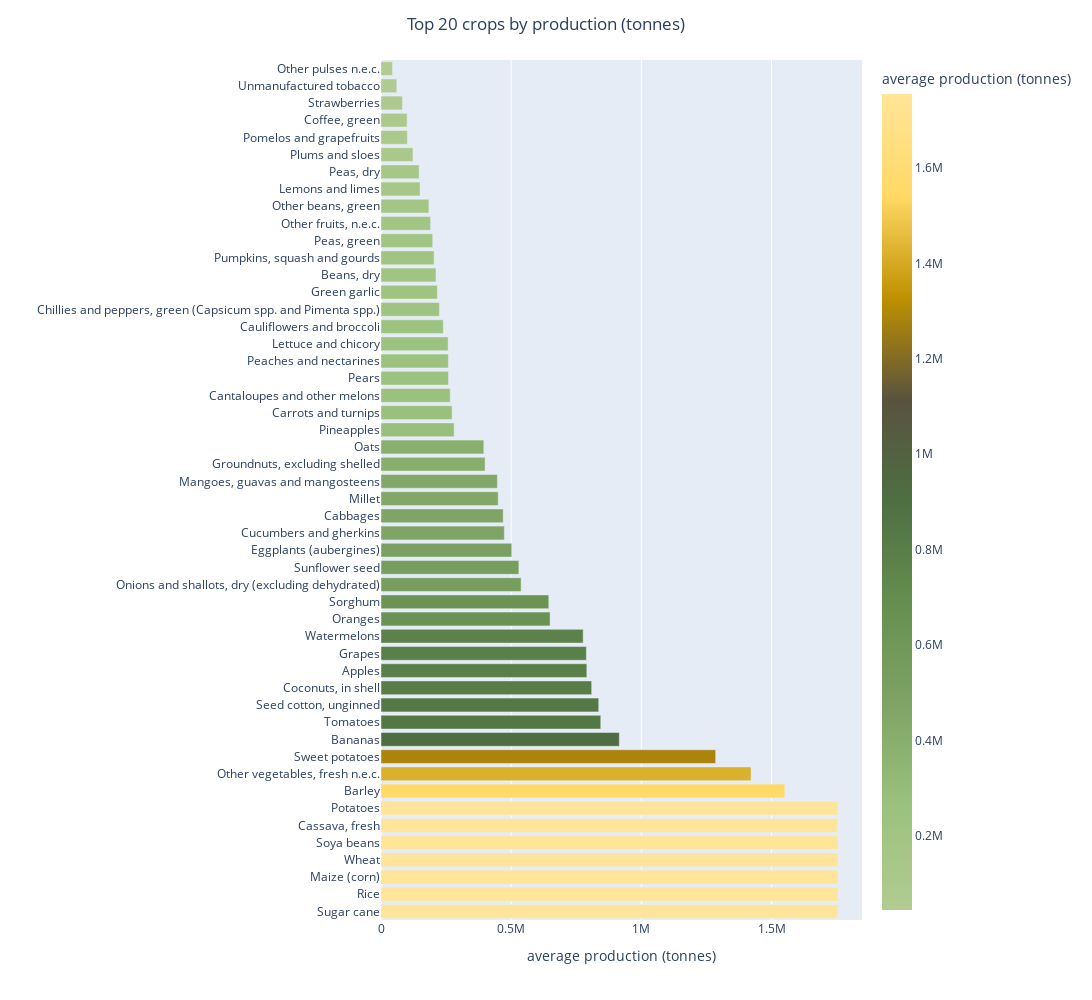

This figure's notebook cell:
### Code cell
fig = px.bar(crops_byproduction, x='production_tonnes', y='Crop', color='production_tonnes', color_continuous_scale=agro)
fig.update_layout(height=1000, width=1500, title_text="Top 20 crops by production (tonnes)", title_x=0.5,xaxis_title='average production (tonnes)',yaxis_title = '',
                  coloraxis_colorbar_title='average production (tonnes)')

### Figure 1 — Plotly figure (JSON) as saved in the notebook; plotly's stock layout.template omitted (floating-point values rounded to 4 significant figures)
{"data": [{"alignmentgroup": "True", "hovertemplate": "production_tonnes=%{marker.color}<br>Crop=%{y}<extra></extra>", "legendgroup": "", "marker": {"color": [1755000.0, 1755000.0, 1755000.0, 1755000.0, 1755000.0, 1755000.0, 1755000.0, 1551000.0, 1421000.0, 1285000.0, 915300.0, 844000.0, 836300.0, 809200.0, 790600.0, 788800.0, 776500.0, 649400.0, 644500.0, 538100.0, 529600.0, 502200.0, 473800.0, 469300.0, 450200.0, 447000.0, 399800.0, 394900.0, 280900.0, 273000.0, 265900.0, 259100.0, 258700.0, 257800.0, 239200.0, 224300.0, 216500.0, 211100.0, 203900.0, 198600.0, 190400.0, 183900.0, 150100.0, 146400.0, 122700.0, 101300.0, 100100.0, 82290.0, 60760.0, 44250.0], "coloraxis": "coloraxis", "pattern": {"shape": ""}}, "name": "", "offsetgroup": "", "orientation": "h", "showlegend": false, "textposition": "auto", "type": "bar", "x": [1755000.0, 1755000.0, 1755000.0, 1755000.0, 1755000.0, 1755000.0, 1755000.0, 1551000.0, 1421000.0, 1285000.0, 915300.0, 844000.0, 836300.0, 809200.0, 790600.0, 788800.0, 776500.0, 649400.0, 644500.0, 538100.0, 529600.0, 502200.0, 473800.0, 469300.0, 450200.0, 447000.0, 399800.0, 394900.0, 280900.0, 273000.0, 265900.0, 259100.0, 258700.0, 257800.0, 239200.0, 224300.0, 216500.0, 211100.0, 203900.0, 198600.0, 190400.0, 183900.0, 150100.0, 146400.0, 122700.0, 101300.0, 100100.0, 82290.0, 60760.0, 44250.0], "xaxis": "x", "y": ["Sugar cane", "Rice", "Maize (corn)", "Wheat", "Soya beans", "Cassava, fresh", "Potatoes", "Barley", "Other vegetables, fresh n.e.c.", "Sweet potatoes", "Bananas", "Tomatoes", "Seed cotton, unginned", "Coconuts, in shell", "Apples", "Grapes", "Watermelons", "Oranges", "Sorghum", "Onions and shallots, dry (excluding dehydrated)", "Sunflower seed", "Eggplants (aubergines)", "Cucumbers and gherkins", "Cabbages", "Millet", "Mangoes, guavas and mangosteens", "Groundnuts, excluding shelled", "Oats", "Pineapples", "Carrots and turnips", "Cantaloupes and other melons", "Pears", "Peaches and nectarines", "Lettuce and chicory", "Cauliflowers and broccoli", "Chillies and peppers, green (Capsicum spp. and Pimenta spp.)", "Green garlic", "Beans, dry", "Pumpkins, squash and gourds", "Peas, green", "Other fruits, n.e.c.", "Other beans, green", "Lemons and limes", "Peas, dry", "Plums and sloes", "Pomelos and grapefruits", "Coffee, green", "Strawberries", "Unmanufactured tobacco", "Other pulses n.e.c."], "yaxis": "y"}], "layout": {"barmode": "relative", "coloraxis": {"colorbar": {"title": {"text": "average production (tonnes)"}}, "colorscale": [[0, "#b2cb91"], [0.125, "#9bc27e"], [0.25, "#7fa465"], [0.375, "#668f4f"], [0.5, "#4e6f43"], [0.625, "#59533e"], [0.75, "#bf9000"], [0.875, "#ffd966"], [1, "#ffe599"]]}, "height": 1000, "legend": {"tracegroupgap": 0}, "margin": {"t": 60}, "title": {"text": "Top 20 crops by production (tonnes)", "x": 0.5}, "width": 1500, "xaxis": {"anchor": "y", "domain": [0, 1], "title": {"text": "average production (tonnes)"}}, "yaxis": {"anchor": "x", "domain": [0, 1], "title": {"text": ""}}}}
